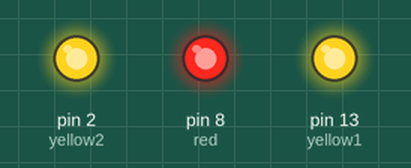
A sketch run on a simulated Arduino Uno, built with avr-gcc and run on an emulated ATmega328P. On the bench: output pins drawn as LEDs (lit = HIGH). Random numbers use the default seed unless the sketch sets one.

Above: at 0.1 s.
Timing chart, 0 to 1.6 s (numbered marks = the images above):
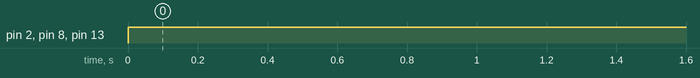

The sketch:

9_Codigo_versao_1.ino
```cpp
int yellow1 = 13;
int red = 8;
int yellow2 = 2;

void setup()
{
  pinMode(yellow1, OUTPUT);
  pinMode(red, OUTPUT);
  pinMode(yellow2, OUTPUT);
}

void loop() // gerar cores aleotrias para chama/ brilho
{
  analogWrite(yellow1, random(120)+136);
  analogWrite(red, random(120)+136);
  analogWrite(yellow2, random(120)+136);
}
```

Measured:
- by itself, pin 2 (yellow2), pin 8 (red), pin 13 (yellow1): LOW → HIGH at 0.00 s
